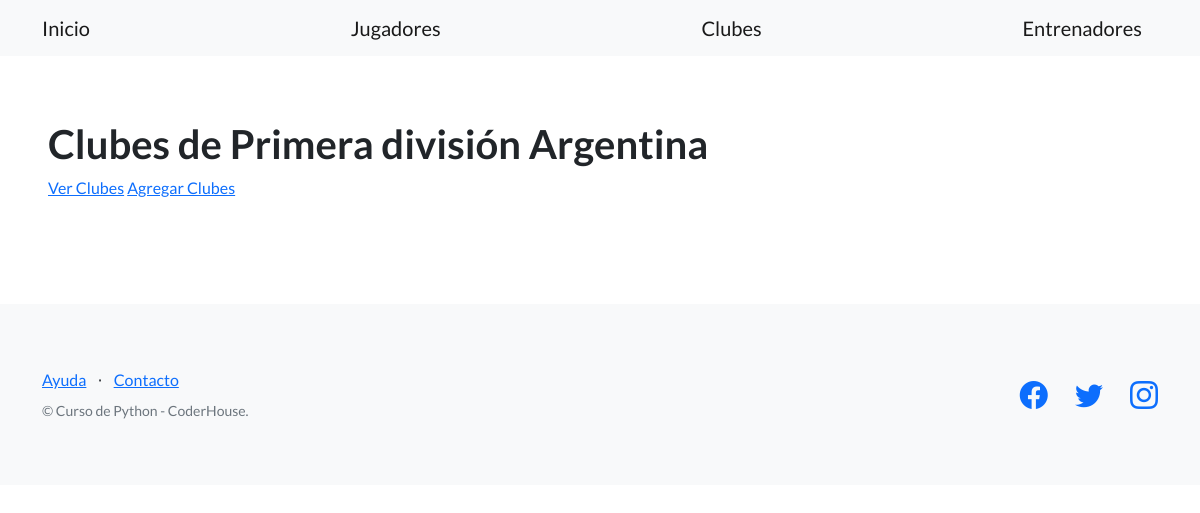
Before: /futbol/clubes/ with the older database file.
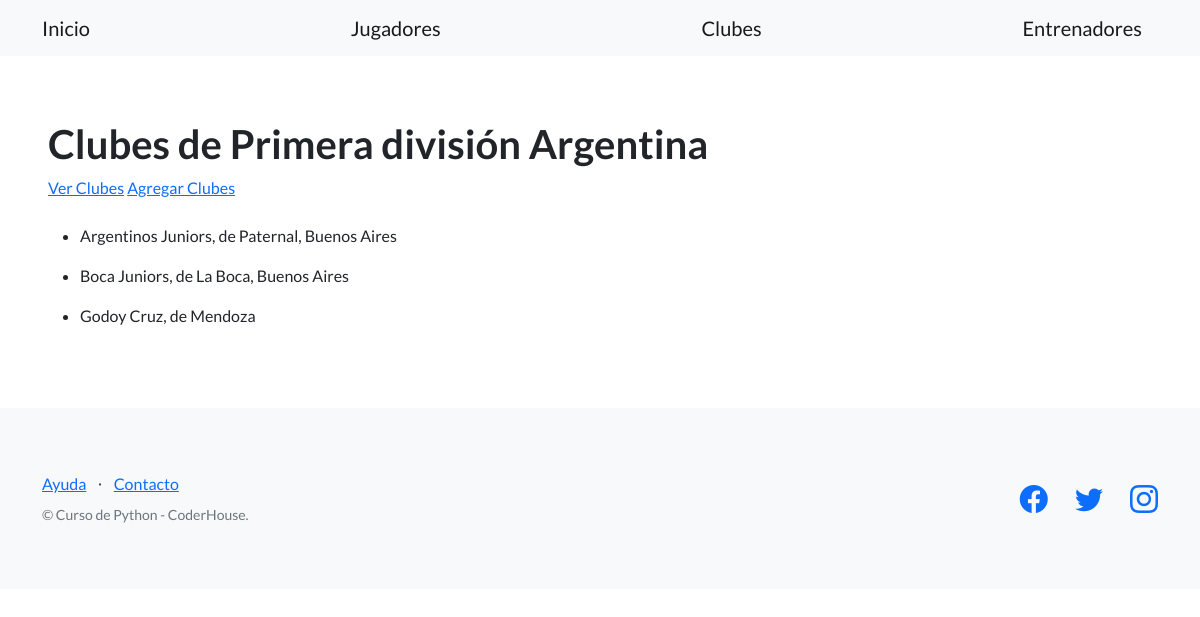
After: the same page with the newer database file.
### control_futbol/models.py (models this page shows)
class Club(models.Model):
    nombre = models.CharField(max_length=256)
    ubicacion = models.CharField(max_length=256)

### control_futbol/views.py (the view)
# urls.py: path("clubes/",  listar_clubes, name="lista_clubes"),
def listar_clubes(request):
    contexto = {
        "clubes": Club.objects.all(),
    }
    http_response = render(
        request = request,
        template_name = 'control_futbol/lista_clubes.html',
        context=contexto,
    )
    return http_response

### control_futbol/templates/control_futbol/lista_clubes.html (shortened to what this page needs)
{% extends "base.html" %}
{% block contenido %}
<h1>Clubes de Primera división Argentina</h1>
<a href="{% url 'lista_clubes' %}">Ver Clubes</a>
<a href="{% url 'agregar_clubes' %}">Agregar Clubes</a>
<br><br>
<ul>
    {% for Club in clubes %}
        <li>
            <p>{{Club.nombre}}, de {{ Club.ubicacion }}</p>
        </li>
    {% endfor %}
</ul>
{% endblock contenido %}

### templates_base/base.html (shortened to what this page needs)
{% load static %}
<!DOCTYPE html>
<html lang="en">
    <head>
        <link href="https://cdn.jsdelivr.net/npm/bootstrap-icons@1.5.0/font/bootstrap-icons.css" rel="stylesheet" type="text/css" />
        <link href="{% static 'css/styles.css' %}" rel="stylesheet" />
    </head>
    <body>
        <nav class="navbar navbar-light bg-light static-top">
            <div class="container">
                <a class="navbar-brand" href="{% url 'inicio' %}">Inicio</a>
                <a class="navbar-brand" href="{% url 'lista_jugadores' %}">Jugadores</a>
                <a class="navbar-brand" href="{% url 'lista_clubes' %}">Clubes</a>
                <a class="navbar-brand" href="{% url 'lista_entrenadores' %}">Entrenadores</a>
            </div>
        </nav>
        <section style="padding:4rem 3rem;">
            {% block contenido %}
            {% endblock contenido %}
        </section>
        <footer class="footer bg-light">
            <div class="container">
                <div class="row">
                    <div class="col-lg-6 h-100 text-center text-lg-start my-auto">
                        <ul class="list-inline mb-2">
                            <li class="list-inline-item"><a href="#!">Ayuda</a></li>
                            <li class="list-inline-item">⋅</li>
                            <li class="list-inline-item"><a href="#!">Contacto</a></li>
                        </ul>
                        <p class="text-muted small mb-4 mb-lg-0">&copy; Curso de Python - CoderHouse.</p>
                    </div>
                    <div class="col-lg-6 h-100 text-center text-lg-end my-auto">
                        <ul class="list-inline mb-0">
                            <li class="list-inline-item me-4">
                                <a href="https://www.facebook.com/Coderhouse/"><i class="bi-facebook fs-3"></i></a>
                            </li>
                            <li class="list-inline-item me-4">
                                <a href="https://twitter.com/coderhouse"><i class="bi-twitter fs-3"></i></a>
                            </li>
                            <li class="list-inline-item">
                                <a href="https://www.instagram.com/coderhouse"><i class="bi-instagram fs-3"></i></a>
                            </li>
                        </ul>
                    </div>
                </div>
            </div>
        </footer>
    </body>
</html>

Changed rows visible on the page:
added Club: nombre "Argentinos Juniors", ubicacion "Paternal, Buenos Aires"
added Club: nombre "Boca Juniors", ubicacion "La Boca, Buenos Aires"
added Club: nombre "Godoy Cruz", ubicacion "Mendoza"
